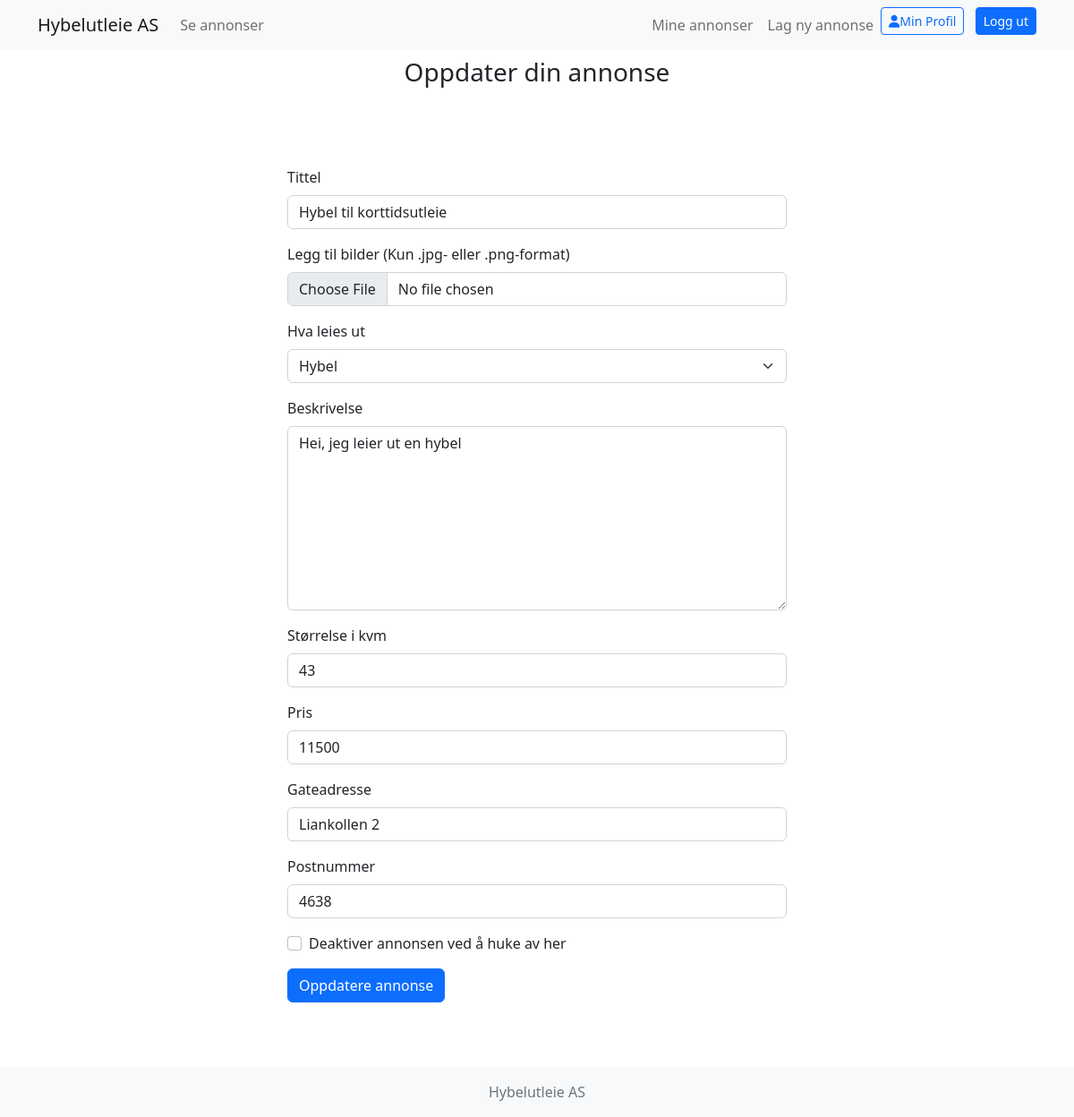
Page /public/pages/updateAd.php?ad_id=40 (signed in) on the committed database.
### tables this page shows
CREATE TABLE `advert` (
  `ad_id` int(11) NOT NULL,
  `ad_title` varchar(150) NOT NULL,
  `ad_image` varchar(255) DEFAULT NULL,
  `ad_residence_type` int(11) NOT NULL,
  `ad_desc` varchar(1700) NOT NULL,
  `ad_size` int(11) NOT NULL,
  `ad_price` int(11) NOT NULL,
  `ad_street_address` varchar(255) NOT NULL,
  `ad_zip` varchar(4) NOT NULL,
  `ad_status` tinyint(1) NOT NULL DEFAULT 1,
  `ad_timestamp` date NOT NULL DEFAULT current_timestamp(),
  `ad_user_id` int(11) NOT NULL
);

CREATE TABLE `residence_type` (
  `residence_type_id` int(11) NOT NULL,
  `residence_type_name` varchar(255) NOT NULL
);

### private/classes/advert.class.php (called while the page is built, shortened)
<?php
class Advert extends Database {
    public function ad_select_one ($ad_id) {
        $sql = "SELECT advert.ad_id, advert.ad_title, advert.ad_image, advert.ad_residence_type, advert.ad_desc, advert.ad_size, advert.ad_price, advert.ad_street_address, advert.ad_zip, advert.ad_status, advert.ad_timestamp, city.zip_location, residence_type.residence_type_name, user.user_name, user.user_email
                FROM advert
                LEFT JOIN city ON (advert.ad_zip = city.zip_code)
                LEFT JOIN residence_type ON (advert.ad_residence_type = residence_type.residence_type_id)
                LEFT JOIN user ON (advert.ad_user_id = user.user_id)
                WHERE advert.ad_id=?";
        $stmt = Database::$db->prepare($sql);
        $stmt->bind_param("i", $ad_id);
        $stmt->execute();
        $result = $stmt->get_result();
        return $result;
    }
}

### public/pages/updateAd.php (the view, shortened to what this page needs)
<?php
include(INC_PATH . '/header.php');
if (isset($_GET["ad_id"]) ? $ad_id = $_GET["ad_id"] : $ad_id = $_POST["ad_id"])
$error_arr = array();
$ad = new Advert();
$ad_object = $ad->ad_select_one($ad_id);
$row = $ad_object->fetch_object();
?>
<div class="container text-center my-2">
    <h3>Oppdater din annonse</h3>
</div>
<div class="container d-flex align-items-center my-5">
    <div class="col-md-6 py-4 mx-auto">
        <form action="<?php echo htmlspecialchars($_SERVER['PHP_SELF']); ?>" method="POST" enctype="multipart/form-data">
            <div class="form-outline mb-3">
                <label class="form-label" for="ad_title">Tittel</label>
                <input type="text" name="ad_title" id="ad_title" class="form-control" value="<?php echo $row->ad_title; ?>" />
            </div>
            <div class="mb-3">
                <label for="image_filename" class="form-label">Legg til bilder (Kun .jpg- eller .png-format)</label>
                <input class="form-control" type="file" name="image" id="image_filename" value="<?php echo $row->ad_image; ?>">
            </div>
            <div class="form-outline mb-3">
                <label class="form-label" for="ad_residence_type">Hva leies ut</label>
                <select class="form-select" name="ad_residence_type" id="ad_residence_type">
                    <option value="<?php echo $row->ad_residence_type; ?>" hidden><?php echo $row->residence_type_name; ?></option>
                </select>
            </div>
            <div class="form-outline mb-3">
                <label class="form-label" for="ad_desc">Beskrivelse</label>
                <textarea class="form-control" name="ad_desc" id="description" rows="8"><?php echo $row->ad_desc; ?></textarea>
            </div>
            <div class="form-outline mb-3">
                <label class="form-label" for="ad_size">Størrelse i kvm</label>
                <input type="text" name="ad_size" id="ad_size" class="form-control" value="<?php echo $row->ad_size; ?>" />
            </div>
            <div class="form-outline mb-3">
                <label class="form-label" for="ad_price">Pris</label>
                <input type="text" name="ad_price" id="ad_price" class="form-control" value="<?php echo $row->ad_price; ?>" />
            </div>
            <div class="form-outline mb-3">
                <label class="form-label" for="ad_street_address">Gateadresse</label>
                <input type="text" name="ad_street_address" id="ad_street_address" value="<?php echo $row->ad_street_address; ?>" class="form-control" />
            </div>
            <div class="form-outline mb-3">
                <label class="form-label" for="ad_zip">Postnummer</label>
                <input type="text" name="ad_zip" id="ad_zip" class="form-control" value="<?php echo $row->ad_zip; ?>" />
            </div>
            <div class="mb-3 form-check">
                <input type="checkbox" class="form-check-input" name="ad_status" id="ad_status" <?php if ($row->ad_status==0) echo "checked";?> >
                <label class="form-check-label" for="ad_status"><?php if ($row->ad_status==0) {echo "Fjern markering for å aktivere annonse";} else echo "Deaktiver annonsen ved å huke av her"; ?></label>
            </div>
            <button type="submit" name="submit" class="btn btn-primary">Oppdatere annonse</button>
        </form>
    </div>
</div>
<?php
include(INC_PATH . '/footer.php'); ?>

### rows in the picture
advert: ad_title "Hybel til korttidsutleie", ad_residence_type "Hybel", ad_desc "Hei, jeg leier ut en hybel", ad_size "43", ad_price "11500", ad_street_address "Liankollen 2", ad_zip "4638"
